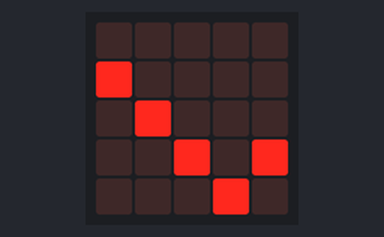
Bench run of a program on a simulated BBC micro:bit (MakeCode). Shown: the board's 5×5 LED display.

Above: at 0.07 s.
At 0.53 s:
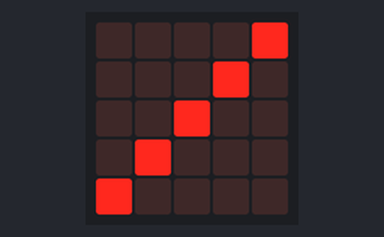
At 0.99 s:
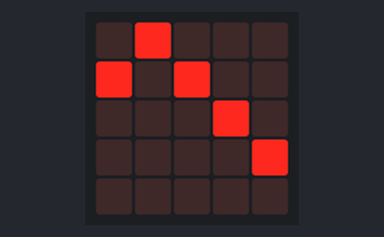
At 1.44 s:
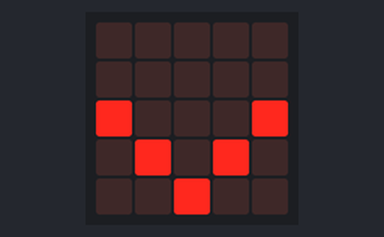

Measured:
- by itself, everything shown: repeats every 1.2 s, in 8 steps

The program:

main.ts
```typescript
function Snake (X: number) {
    while (liste[X] < 4) {
        led.unplot(X, liste[X])
        liste[X] = liste[X] + 1
        led.plot(X, liste[X])
        basic.pause(150)
    }
    while (liste[X] > 0) {
        led.unplot(X, liste[X])
        liste[X] = liste[X] - 1
        led.plot(X, liste[X])
        basic.pause(150)
    }
}
let liste: number[] = []
liste = [0, 1, 2, 3, 4]
let y = 0
led.plot(0, 0)
// Appel de la fonction pour toute les positions de y
//
basic.forever(function () {
    Snake(0)
})
basic.forever(function () {
    Snake(1)
})
basic.forever(function () {
    Snake(2)
})
basic.forever(function () {
    Snake(3)
})
basic.forever(function () {
    Snake(4)
})
```

test.ts
```typescript
// les tests vont ici ; cela ne sera pas compilé si ce paquet est utilisé en tant qu'extension.
```
